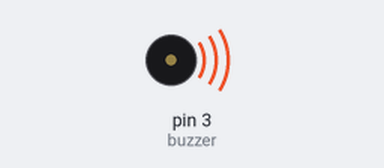
Recording of a sketch running on a simulated Arduino Uno, built with avr-gcc and run on an emulated ATmega328P. On the bench: buzzer (waves = sounding, pin HIGH).

Above: at 0.2 s.
Timing chart, 0 to 3.0 s (numbered marks = the images above):
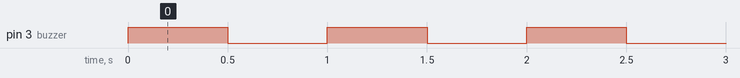

Measured:
- by itself, pin 3 (buzzer): alternates HIGH for 0.50 s and LOW for 0.50 s

The sketch:

buzzer_test.ino
```cpp
int buzzer = 3;

void setup() {
  pinMode(buzzer, OUTPUT);
}

void loop() {
  digitalWrite(buzzer, HIGH);
  delay(500);
  digitalWrite(buzzer, LOW);
  delay(500);
}
```
